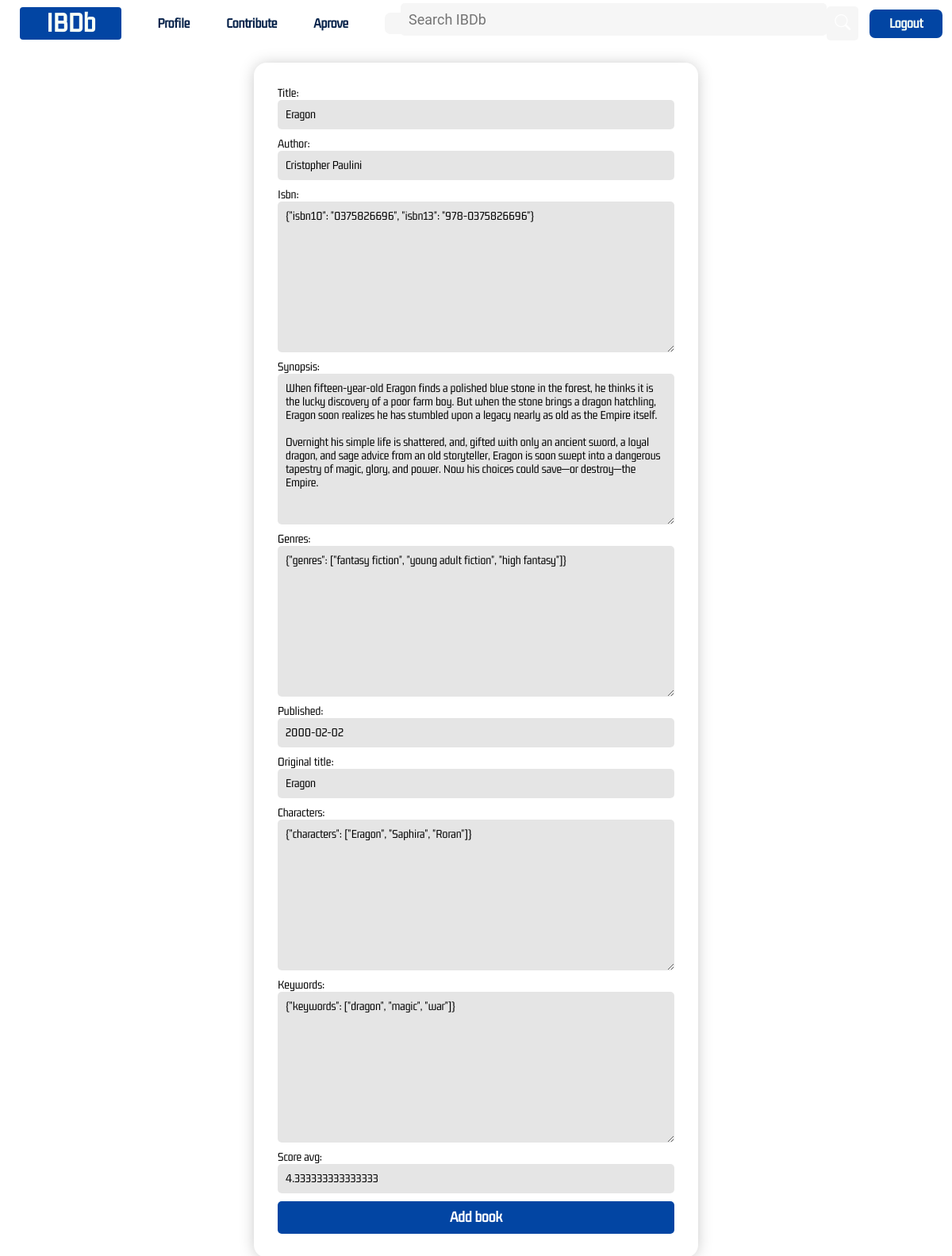
Page /book/edit/1/ (signed in) on the earlier database version.
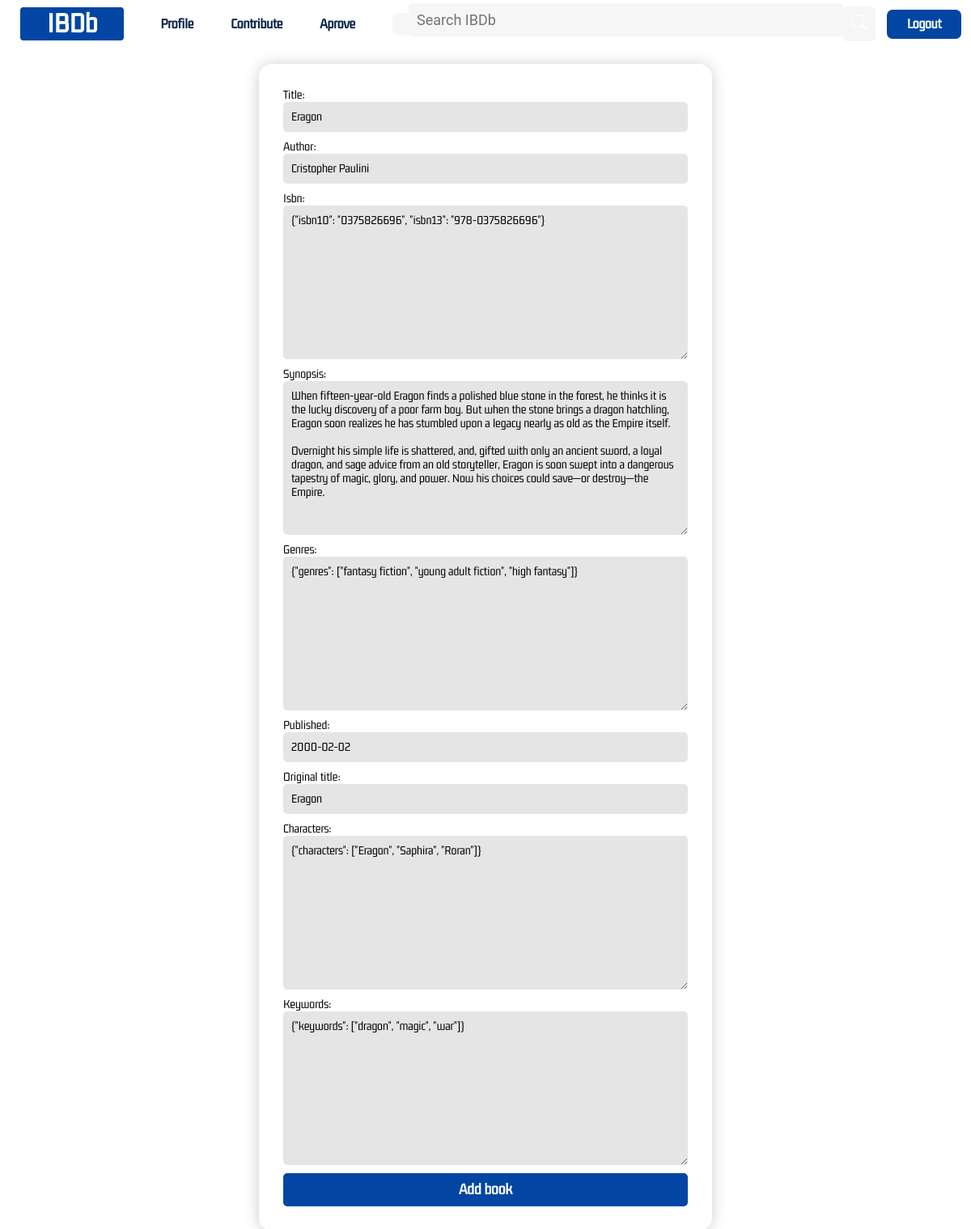
Same page on the later database version.
### books/models.py (models this page shows, shortened)
class AbstractBook(models.Model):
	title = models.CharField(max_length=128, default="")
	author = models.CharField(max_length=64, default="")
	isbn = models.JSONField(max_length=64, default=dict)
	synopsis = models.TextField(max_length=600, default="")
	genres = models.JSONField(max_length=64, default=dict)
	published = models.DateField(default=date(2000, 2, 2))
	original_title = models.CharField(max_length=128, default="")
	characters = models.JSONField(max_length=528, default=dict)
	keywords = models.JSONField(max_length=528, default=dict)
	class Meta:
		abstract = True

class Book(AbstractBook):
	book_cover = models.ImageField(upload_to="books")
	protection = models.BooleanField(max_length=128, default=False)
	score = models.JSONField(max_length=128, default=dict)
	score_avg = models.FloatField(max_length=32, default=None)

### books/views.py (the view)
# urls.py: path('book/edit/<str:book_id>/', views.edit_book, name="edit_book"),
@login_required
def edit_book(request, book_id):
	book = get_object_or_404(Book, id=book_id)
	if request.method == "POST":
		if book.protection:
			new_book = BookRequest()
			form = EditBookRequestForm(request.POST, instance=book)
			if form.is_valid():
				new_book.title = form.cleaned_data["title"]
				new_book.author = form.cleaned_data["author"]
				new_book.isbn = form.cleaned_data["isbn"]
				new_book.synopsis = form.cleaned_data["synopsis"]
				new_book.genres = form.cleaned_data["genres"]
				new_book.published = form.cleaned_data["published"]
				new_book.original_title = form.cleaned_data["original_title"]
				new_book.characters = form.cleaned_data["characters"]
				new_book.keywords = form.cleaned_data["keywords"]
				new_book.change = "Book"
				new_book.user = User.objects.get(username=request.user.username)
				new_book.book_cover = "NULL"
				new_book.save()
				return HttpResponseRedirect(reverse("book", args=[book.id]))
		else:
			form = EditBookForm(request.POST, instance=book)
			if form.is_valid():
				edit_book = form.save()
				user = User.objects.get(username=request.user.username)
				user.contributions += 1
				user.save()
				return HttpResponseRedirect(reverse("book", args=[book.id]))
			else:
				return render(request, "books/edit_book.html", {
					"form": form
					})
	else:
		if book.protection:
			return render(request, "books/edit_book.html", {
				"form": EditBookRequestForm(instance=book),
				"book_id": book.id
				})
		return render(request, "books/edit_book.html", {
			"form": EditBookForm(instance=book),
			"book_id": book.id
			})

### books/forms.py
class EditBookRequestForm(forms.ModelForm):
	class Meta:
		model = BookRequest
		exclude = ['book_cover', "protection", "user", "date", "change"]

### books/templates/books/edit_book.html (shortened to what this page needs)
{% extends 'books/layout.html' %}
{% load static %}
{% block css %}<link rel="stylesheet" href="{% static 'css/contribute.css' %}">{% endblock %}
{% block body %}
<form class="contribute-form" action="{% url 'edit_book' book_id %}" method="post">
	{{ form }}
	<button type="submit">Add book</button>
</form>
{% endblock %}

Differences in the rows shown:
changed Book "Eragon": score_avg "4.333333333333333" → (not shown)
Other differences:
text no longer shown: "Title: Author: Isbn: Synopsis: Genres: Published: Original title: Characters: Keywords: Score avg:"
text now shown: "Title: Author: Isbn: Synopsis: Genres: Published: Original title: Characters: Keywords:"
